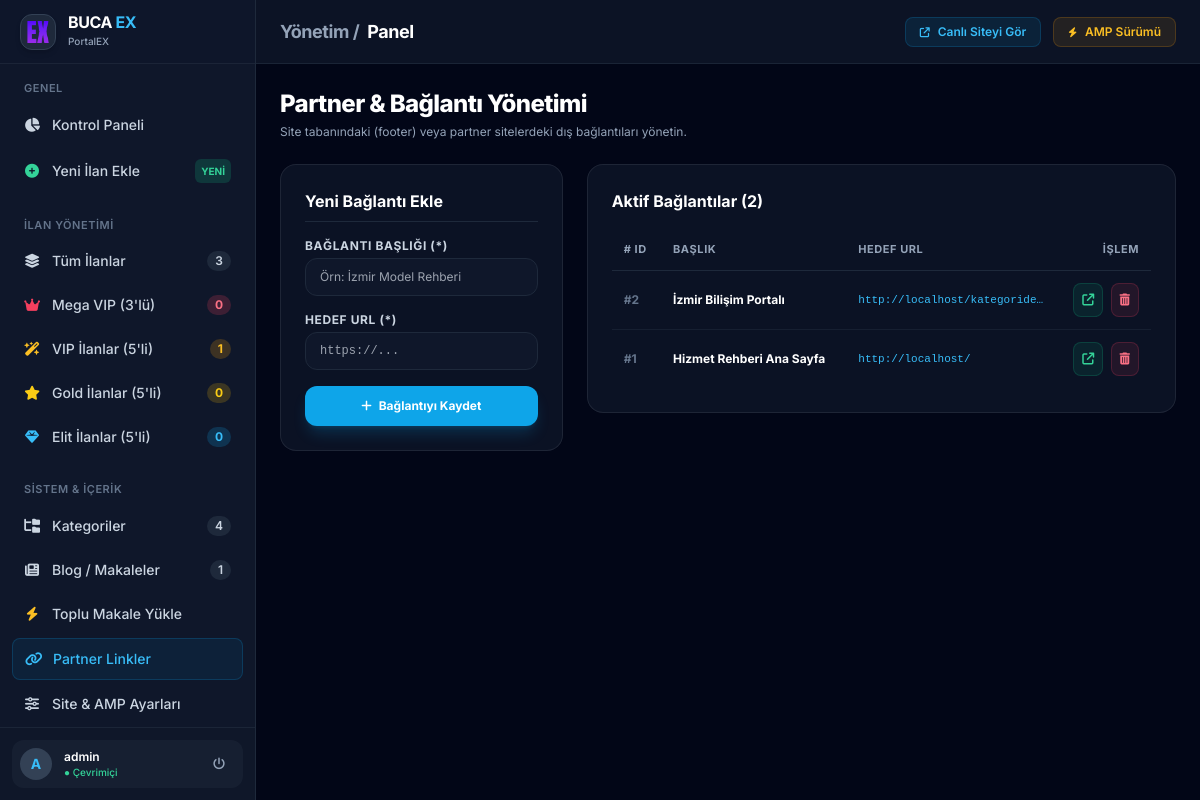
The app's page /admin/linkler.php (signed in) with its own data.
### tables this page shows
CREATE TABLE `linkler` (
  `id` INT NOT NULL AUTO_INCREMENT,
  `baslik` VARCHAR(255) NOT NULL,
  `url` VARCHAR(255) NOT NULL,
  PRIMARY KEY (`id`)
);

### admin/linkler.php (the view, shortened to what this page needs)
<?php
require_once('header.php');
$linkler = $conn->query("SELECT * FROM linkler ORDER BY id DESC")->fetchAll(PDO::FETCH_ASSOC);
?>
<div class="mb-6 flex flex-col md:flex-row md:items-center justify-between gap-4">
    <div>
        <h2 class="text-2xl font-extrabold text-white tracking-tight">Partner & Bağlantı Yönetimi</h2>
        <p class="text-xs text-slate-400 mt-1">Site tabanındaki (footer) veya partner sitelerdeki dış bağlantıları yönetin.</p>
    </div>
</div>
<div class="grid grid-cols-1 lg:grid-cols-3 gap-6">
    <div class="lg:col-span-1">
        <form method="POST" action="" class="glass-panel p-6 rounded-2xl space-y-4">
            <h3 class="text-base font-bold text-white mb-2 pb-2 border-b border-slate-800">Yeni Bağlantı Ekle</h3>
            <div>
                <label class="block text-xs font-bold text-slate-300 uppercase tracking-wider mb-1">Bağlantı Başlığı (*)</label>
                <input type="text" name="baslik" required placeholder="Örn: İzmir Model Rehberi" class="w-full px-3.5 py-2.5 bg-slate-900 border border-slate-800 rounded-xl text-xs text-white focus:outline-none focus:border-sky-500">
            </div>
            <div>
                <label class="block text-xs font-bold text-slate-300 uppercase tracking-wider mb-1">Hedef URL (*)</label>
                <input type="url" name="url" required placeholder="https://..." class="w-full px-3.5 py-2.5 bg-slate-900 border border-slate-800 rounded-xl text-xs text-white focus:outline-none focus:border-sky-500 font-mono">
            </div>
            <button type="submit" name="ekle" class="w-full py-3 bg-sky-500 hover:bg-sky-400 text-white font-bold text-xs rounded-xl shadow-lg shadow-sky-500/20 transition-all">
                <i class="fa-solid fa-plus mr-1"></i> Bağlantıyı Kaydet
            </button>
        </form>
    </div>
    <div class="lg:col-span-2">
        <div class="glass-panel p-6 rounded-2xl">
            <h3 class="text-base font-bold text-white mb-4">Aktif Bağlantılar (<?= count($linkler); ?>)</h3>
            <div class="overflow-x-auto">
                <table class="w-full text-left border-collapse">
                    <thead>
                        <tr class="border-b border-slate-800 text-[11px] font-bold text-slate-400 uppercase tracking-wider">
                            <th class="py-3 px-3"># ID</th>
                            <th class="py-3 px-3">Başlık</th>
                            <th class="py-3 px-3">Hedef URL</th>
                            <th class="py-3 px-3 text-right">İşlem</th>
                        </tr>
                    </thead>
                    <tbody class="divide-y divide-slate-800/60 text-xs">
                        <?php foreach($linkler as $l): ?>
                        <tr class="hover:bg-slate-800/40 transition-colors">
                            <td class="py-3 px-3 font-bold text-slate-500">#<?= $l['id']; ?></td>
                            <td class="py-3 px-3 font-bold text-white"><?= htmlspecialchars($l['baslik']); ?></td>
                            <td class="py-3 px-3 text-sky-400 font-mono text-[11px] truncate max-w-[200px]"><?= htmlspecialchars($l['url']); ?></td>
                            <td class="py-3 px-3 text-right space-x-1">
                                <a href="<?= htmlspecialchars($l['url']); ?>" target="_blank" class="p-2 rounded-lg bg-emerald-500/10 hover:bg-emerald-500/20 text-emerald-400 border border-emerald-500/20 transition-all inline-flex items-center" title="Git">
                                    <i class="fa-solid fa-arrow-up-right-from-square text-xs"></i>
                                </a>
                                <a href="linkler.php?sil=<?= $l['id']; ?>" onclick="return confirm('Bu bağlantıyı silmek istediğinizden emin misiniz?')" class="p-2 rounded-lg bg-rose-500/10 hover:bg-rose-500/20 text-rose-400 border border-rose-500/20 transition-all inline-flex items-center" title="Sil">
                                    <i class="fa-solid fa-trash-can text-xs"></i>
                                </a>
                            </td>
                        </tr>
                        <?php endforeach; ?>
                    </tbody>
                </table>
            </div>
        </div>
    </div>
</div>
<?php require_once('footer.php'); ?>

### admin/header.php (style rules this page uses)
body { font-family: 'Inter', sans-serif; }
.glass-panel { background: rgba(15, 23, 42, 0.75); backdrop-filter: blur(12px); border: 1px solid rgba(255, 255, 255, 0.08); }

### records on screen
linkler: id "2", baslik "İzmir Bilişim Portalı", url "http://localhost/kategoride…"
linkler: id "1", baslik "Hizmet Rehberi Ana Sayfa", url "http://localhost/"

### other values on screen
$stats['total_ilan'] "3"
$stats['mega_count'] "0"
$stats['vip_count'] "1"
$stats['gold_count'] "0"
$stats['elit_count'] "0"
$kat_count "4"
$blog_count "1"
substr($_SESSION['site_user'] ?? 'A', 0, 1) "A"
$_SESSION['site_user'] "admin"
count($linkler) "2"
